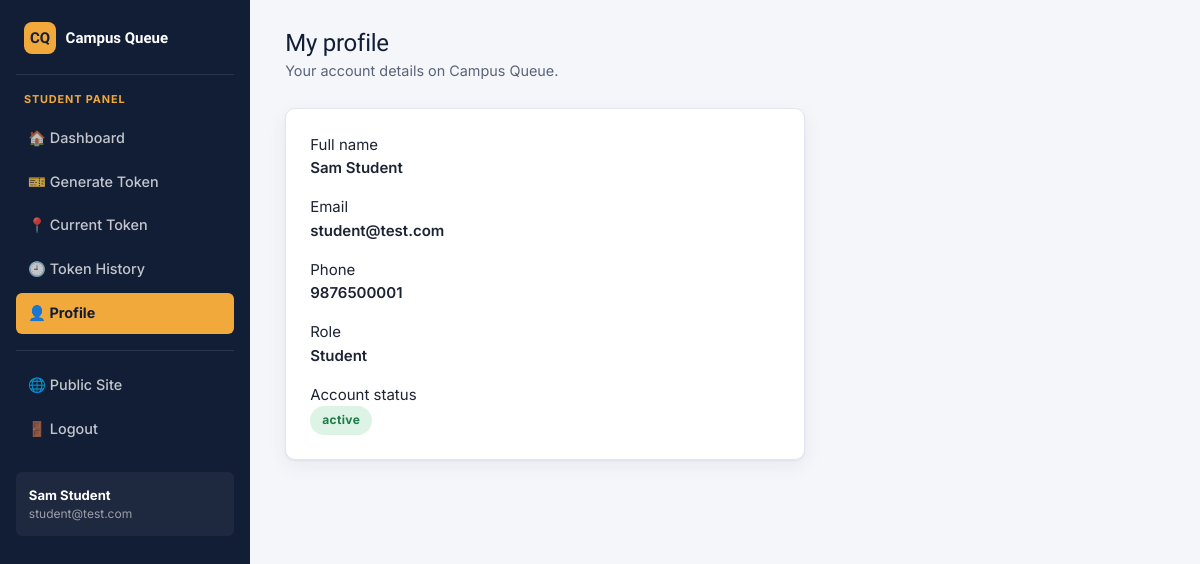
The app's page /student/profile (signed in) with its own data.
### tables this page shows
CREATE TABLE users (
    id INTEGER PRIMARY KEY AUTOINCREMENT,
    name TEXT NOT NULL,
    email TEXT NOT NULL UNIQUE,
    phone TEXT NOT NULL,
    password TEXT NOT NULL,
    role TEXT NOT NULL CHECK(role IN ('student', 'staff', 'admin')),
    department_id INTEGER,
    status TEXT NOT NULL DEFAULT 'active' CHECK(status IN ('active', 'inactive')),
    created_at TEXT NOT NULL,
    FOREIGN KEY (department_id) REFERENCES departments(id)
);

### app.py (the view)
@app.route("/student/profile")
@role_required("student")
def student_profile():
    return render_template("student/profile.html", user=current_user())

### app.py (called while the page is built)
def get_db():
    if "db" not in g:
        g.db = database.get_db()
    return g.db

def role_required(*roles):
    def decorator(view):
        @wraps(view)
        def wrapped(*args, **kwargs):
            if "user_id" not in session:
                flash("Please log in to continue.", "warning")
                return redirect(url_for("login"))
            if session.get("role") not in roles:
                return render_template("access_denied.html"), 403
            return view(*args, **kwargs)
        return wrapped
    return decorator

def current_user():
    if "user_id" not in session:
        return None
    return get_db().execute(
        "SELECT * FROM users WHERE id = ?", (session["user_id"],)
    ).fetchone()

@app.context_processor
def inject_user():
    return {"logged_in_user": current_user()}

### database.py (called while the page is built)
def get_db():
    conn = sqlite3.connect(DB_PATH)
    conn.row_factory = sqlite3.Row
    conn.execute("PRAGMA foreign_keys = ON")
    return conn

### templates/student/profile.html (shortened to what this page needs)
{% extends "base_dashboard.html" %}
{% block content %}
<div class="cq-topbar">
  <div>
    <h1>My profile</h1>
    <div class="subtitle">Your account details on Campus Queue.</div>
  </div>
</div>
<div class="cq-card" style="max-width:520px;" id="profile-card">
  <div class="mb-3">
    <div class="stat-label">Full name</div>
    <div class="fw-semibold" id="profile-name">{{ user['name'] }}</div>
  </div>
  <div class="mb-3">
    <div class="stat-label">Email</div>
    <div class="fw-semibold" id="profile-email">{{ user['email'] }}</div>
  </div>
  <div class="mb-3">
    <div class="stat-label">Phone</div>
    <div class="fw-semibold" id="profile-phone">{{ user['phone'] }}</div>
  </div>
  <div class="mb-3">
    <div class="stat-label">Role</div>
    <div class="fw-semibold text-capitalize" id="profile-role">{{ user['role'] }}</div>
  </div>
  <div class="mb-0">
    <div class="stat-label">Account status</div>
    <span class="badge-status badge-{{ user['status'] }}" id="profile-status">{{ user['status'] }}</span>
  </div>
</div>
{% endblock %}

### templates/base_dashboard.html (shortened to what this page needs)
<!DOCTYPE html>
<html lang="en">
<head>
<link href="https://cdn.jsdelivr.net/npm/bootstrap@5.3.3/dist/css/bootstrap.min.css" rel="stylesheet">
<link href="{{ url_for('static', filename='css/style.css') }}" rel="stylesheet">
</head>
<body>
<div class="cq-shell">
  <aside class="cq-sidebar">
    <div class="brand">
      <span class="brand-mark">CQ</span> Campus Queue
    </div>
    <div class="role-tag">{{ session.role }} panel</div>
    <nav class="nav flex-column" id="sidebar-nav">
      {% if session.role == 'student' %}
        <a class="nav-link {% if request.endpoint == 'student_dashboard' %}active{% endif %}" id="nav-dashboard" href="{{ url_for('student_dashboard') }}">🏠 Dashboard</a>
        <a class="nav-link {% if request.endpoint == 'generate_token' %}active{% endif %}" id="nav-generate-token" href="{{ url_for('generate_token') }}">🎫 Generate Token</a>
        <a class="nav-link {% if request.endpoint == 'current_token' %}active{% endif %}" id="nav-current-token" href="{{ url_for('current_token') }}">📍 Current Token</a>
        <a class="nav-link {% if request.endpoint == 'student_history' %}active{% endif %}" id="nav-history" href="{{ url_for('student_history') }}">🕘 Token History</a>
        <a class="nav-link {% if request.endpoint == 'student_profile' %}active{% endif %}" id="nav-profile" href="{{ url_for('student_profile') }}">👤 Profile</a>
      {% endif %}
      <div class="nav-divider"></div>
      <a class="nav-link" href="{{ url_for('home') }}">🌐 Public Site</a>
      <a class="nav-link" id="nav-logout" href="{{ url_for('logout') }}">🚪 Logout</a>
    </nav>
    {% if logged_in_user %}
    <div class="user-box">
      <div class="u-name">{{ logged_in_user['name'] }}</div>
      <div class="u-email">{{ logged_in_user['email'] }}</div>
    </div>
    {% endif %}
  </aside>
  <main class="cq-main">
    {% block content %}{% endblock %}
  </main>
</div>
</body>
</html>

### static/css/style.css (style rules this page uses)
:root { --navy: #1B2A4A; --navy-deep: #121E36; --navy-soft: #2C4270; --amber: #F2A93B; --amber-deep: #D98D1F; --teal: #2AA9A0; --teal-deep: #1E7F78; --danger: #C1443C; --success: #2E7D5B; --ink: #1C2333; --ink-soft: #5A6377; --paper: #F5F6FA; --card: #FFFFFF; --border: #E3E6F0; --radius-sm: 6px; --radius-md: 10px; --shadow-card: 0 1px 2px rgba(18, 30, 54, 0.06), 0 6px 20px rgba(18, 30, 54, 0.06); }
* { box-sizing: border-box; }
html, body { height: 100%; }
body { font-family: "Inter", -apple-system, BlinkMacSystemFont, sans-serif; background: var(--paper); color: var(--ink); font-size: 15px; line-height: 1.55; }
h1, h2, h3, h4, h5, h6, .display-font { font-family: "Sora", "Inter", sans-serif; color: var(--navy-deep); letter-spacing: -0.01em; }
a { color: var(--teal-deep); text-decoration: none; }
.cq-card { background: var(--card); border: 1px solid var(--border); border-radius: var(--radius-md); box-shadow: var(--shadow-card); padding: 1.5rem; }
.badge-status { display: inline-block; padding: 0.32rem 0.75rem; border-radius: 999px; font-size: 0.75rem; font-weight: 700; letter-spacing: 0.03em; }
.badge-active { background: #DCF3E6; color: #1E7A48; }
.cq-shell { display: flex; min-height: 100vh; }
.cq-sidebar { width: 250px; flex-shrink: 0; background: var(--navy-deep); color: #fff; padding: 1.4rem 1rem; position: sticky; top: 0; height: 100vh; overflow-y: auto; }
.cq-sidebar .brand { display: flex; align-items: center; gap: 0.6rem; font-family: "Sora", sans-serif; font-weight: 700; color: #fff; padding: 0 0.5rem 1.2rem; margin-bottom: 1rem; border-bottom: 1px solid rgba(255,255,255,0.1); }
.cq-sidebar .brand .brand-mark { width: 32px; height: 32px; background: var(--amber); color: var(--navy-deep); border-radius: 8px; display: inline-flex; align-items: center; justify-content: center; font-weight: 800; }
.cq-sidebar .role-tag { font-size: 0.68rem; text-transform: uppercase; letter-spacing: 0.08em; color: var(--amber); padding: 0 0.5rem; margin-bottom: 0.6rem; font-weight: 700; }
.cq-sidebar .nav-link { color: rgba(255,255,255,0.75); padding: 0.6rem 0.75rem; border-radius: var(--radius-sm); font-size: 0.9rem; font-weight: 500; margin-bottom: 0.15rem; display: flex; align-items: center; gap: 0.6rem; }
.cq-sidebar .nav-link.active { background: var(--amber); color: var(--navy-deep); font-weight: 700; }
.cq-sidebar .nav-divider { border-top: 1px solid rgba(255,255,255,0.1); margin: 0.85rem 0; }
.cq-sidebar .user-box { margin-top: 1.2rem; padding: 0.8rem; background: rgba(255,255,255,0.05); border-radius: var(--radius-sm); font-size: 0.82rem; }
.cq-sidebar .user-box .u-name { font-weight: 700; color: #fff; }
.cq-sidebar .user-box .u-email { color: rgba(255,255,255,0.55); font-size: 0.75rem; word-break: break-all; }
.cq-main { flex-grow: 1; padding: 1.8rem 2.2rem 3rem; max-width: 100%; }
.cq-topbar { display: flex; justify-content: space-between; align-items: center; margin-bottom: 1.6rem; flex-wrap: wrap; gap: 0.75rem; }
.cq-topbar h1 { font-size: 1.5rem; margin: 0; }
.cq-topbar .subtitle { color: var(--ink-soft); font-size: 0.9rem; margin-top: 0.15rem; }

### records on screen
users: role "STUDENT", name "Sam Student", email "student@test.com", phone "9876500001", role "Student", status "active"
